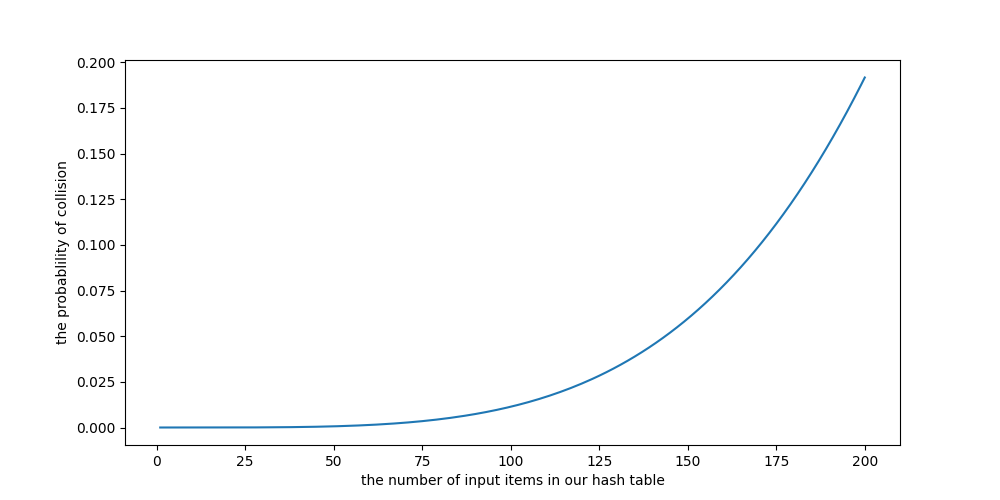

The script that saved this image:
import click
import math
import matplotlib.pyplot as plt

@click.command()
@click.option('-m', help='the # of slots', type=click.INT)
@click.option('-k', help='the # of hash functions', type=click.INT)
@click.option('-n', help='the # of input items', type=click.INT)
def cal_bloom_prob(m, k, n):
    f=open('result_cal_my_prob.txt', 'w+')
    lst_x=list()
    lst_y=list()
    for N in range(1, n+1):
        p=(math.comb(N-1, k)/math.comb(m, k)) # probability
        f.write("%d %f\n" %(N, p))
        lst_x.append(N)
        lst_y.append(p)
    plot_result(lst_x, lst_y)

def plot_result(x, y):
    # print(lst_x, lst_y)
    fig_1 = plt.figure(figsize=(10,5))
    ax_1 = fig_1.add_subplot(1, 1, 1)
    ax_1.set_xlabel("the number of input items in our hash table")
    ax_1.set_ylabel("the probablility of collision")
    ax_1.plot(x, y)
    fig_1.savefig("./cal_my_prob.png")

if __name__ == '__main__':
    cal_bloom_prob()